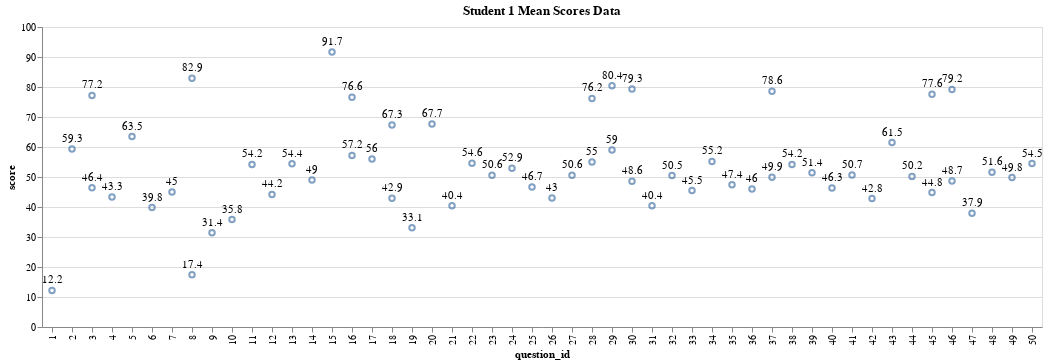

Write notebook code for a chart like this one.
### Code cell
createScoresChart(df)

### Figure 1 — Vega-Lite specification as saved in the notebook (floating-point values rounded to 4 significant figures)
{"config": {"view": {"continuousWidth": 400, "continuousHeight": 300}}, "layer": [{"mark": "point", "encoding": {"x": {"field": "question_id", "type": "nominal"}, "y": {"field": "score", "type": "quantitative"}}, "title": "Student 1 Mean Scores Data"}, {"mark": {"type": "text", "align": "center", "baseline": "bottom", "dx": 0, "dy": -5}, "encoding": {"text": {"field": "score", "type": "quantitative"}, "x": {"field": "question_id", "type": "nominal"}, "y": {"field": "score", "type": "quantitative"}}, "title": "Student 1 Mean Scores Data"}], "data": {"name": "data-6bfc2d707f5d66b8a435260594df984d"}, "$schema": "https://vega.github.io/schema/vega-lite/v4.17.0.json", "datasets": {"data-6bfc2d707f5d66b8a435260594df984d": [{"question_id": 1, "time_stamp": "11/26/22", "time_spent_min": 8.3, "misc_1a": 12.2, "misc_1b": null, "misc_1c": null, "misc_2a": null, "misc_2b": null, "misc_3a": null, "misc_3b": null, "misc_3c": null, "misc_4a": null, "misc_4b": null, "misc_5a": null, "misc_6a": null, "seq": 1, "student_id": 1.0, "score": 12.2}, {"question_id": 2, "time_stamp": "11/27/22", "time_spent_min": 3.7, "misc_1a": null, "misc_1b": 59.3, "misc_1c": null, "misc_2a": null, "misc_2b": null, "misc_3a": null, "misc_3b": null, "misc_3c": null, "misc_4a": null, "misc_4b": null, "misc_5a": null, "misc_6a": null, "seq": 2, "student_id": null, "score": 59.3}, {"question_id": 3, "time_stamp": "11/28/22", "time_spent_min": 19.8, "misc_1a": null, "misc_1b": null, "misc_1c": 46.4, "misc_2a": null, "misc_2b": null, "misc_3a": null, "misc_3b": null, "misc_3c": null, "misc_4a": null, "misc_4b": null, "misc_5a": null, "misc_6a": null, "seq": 3, "student_id": null, "score": 46.4}, {"question_id": 3, "time_stamp": "11/28/22", "time_spent_min": 19.8, "misc_1a": null, "misc_1b": null, "misc_1c": 77.2, "misc_2a": null, "misc_2b": null, "misc_3a": null, "misc_3b": null, "misc_3c": null, "misc_4a": null, "misc_4b": null, "misc_5a": null, "misc_6a": null, "seq": 4, "student_id": null, "score": 77.2}, {"question_id": 4, "time_stamp": "11/30/22", "time_spent_min": 14.5, "misc_1a": 47.6, "misc_1b": 39.0, "misc_1c": null, "misc_2a": null, "misc_2b": null, "misc_3a": null, "misc_3b": null, "misc_3c": null, "misc_4a": null, "misc_4b": null, "misc_5a": null, "misc_6a": null, "seq": 5, "student_id": null, "score": 43.3}, {"question_id": 5, "time_stamp": "12/2/22", "time_spent_min": 17.2, "misc_1a": 44.3, "misc_1b": 81.8, "misc_1c": 64.4, "misc_2a": null, "misc_2b": null, "misc_3a": null, "misc_3b": null, "misc_3c": null, "misc_4a": null, "misc_4b": null, "misc_5a": null, "misc_6a": null, "seq": 6, "student_id": null, "score": 63.5}, {"question_id": 6, "time_stamp": "12/6/22", "time_spent_min": 16.4, "misc_1a": null, "misc_1b": null, "misc_1c": null, "misc_2a": 39.8, "misc_2b": null, "misc_3a": null, "misc_3b": null, "misc_3c": null, "misc_4a": null, "misc_4b": null, "misc_5a": null, "misc_6a": null, "seq": 7, "student_id": null, "score": 39.8}, {"question_id": 7, "time_stamp": "12/7/22", "time_spent_min": 11.0, "misc_1a": null, "misc_1b": null, "misc_1c": null, "misc_2a": null, "misc_2b": 45.0, "misc_3a": null, "misc_3b": null, "misc_3c": null, "misc_4a": null, "misc_4b": null, "misc_5a": null, "misc_6a": null, "seq": 8, "student_id": null, "score": 45.0}, {"question_id": 8, "time_stamp": "12/8/22", "time_spent_min": 12.1, "misc_1a": null, "misc_1b": null, "misc_1c": null, "misc_2a": 7.6, "misc_2b": 27.1, "misc_3a": null, "misc_3b": null, "misc_3c": null, "misc_4a": null, "misc_4b": null, "misc_5a": null, "misc_6a": null, "seq": 9, "student_id": null, "score": 17.4}, {"question_id": 8, "time_stamp": "12/8/22", "time_spent_min": 12.1, "misc_1a": null, "misc_1b": null, "misc_1c": null, "misc_2a": 81.6, "misc_2b": 84.3, "misc_3a": null, "misc_3b": null, "misc_3c": null, "misc_4a": null, "misc_4b": null, "misc_5a": null, "misc_6a": null, "seq": 10, "student_id": null, "score": 82.9}, {"question_id": 9, "time_stamp": "12/11/22", "time_spent_min": 8.7, "misc_1a": null, "misc_1b": null, "misc_1c": null, "misc_2a": null, "misc_2b": null, "misc_3a": 31.4, "misc_3b": null, "misc_3c": null, "misc_4a": null, "misc_4b": null, "misc_5a": null, "misc_6a": null, "seq": 11, "student_id": null, "score": 31.4}, {"question_id": 10, "time_stamp": "12/12/22", "time_spent_min": 15.4, "misc_1a": null, "misc_1b": null, "misc_1c": null, "misc_2a": null, "misc_2b": null, "misc_3a": null, "misc_3b": 35.8, "misc_3c": null, "misc_4a": null, "misc_4b": null, "misc_5a": null, "misc_6a": null, "seq": 12, "student_id": null, "score": 35.8}, {"question_id": 11, "time_stamp": "12/13/22", "time_spent_min": 14.1, "misc_1a": null, "misc_1b": null, "misc_1c": null, "misc_2a": null, "misc_2b": null, "misc_3a": null, "misc_3b": null, "misc_3c": 54.2, "misc_4a": null, "misc_4b": null, "misc_5a": null, "misc_6a": null, "seq": 13, "student_id": null, "score": 54.2}, {"question_id": 12, "time_stamp": "12/15/22", "time_spent_min": 19.2, "misc_1a": null, "misc_1b": null, "misc_1c": null, "misc_2a": null, "misc_2b": null, "misc_3a": 52.3, "misc_3b": 36.2, "misc_3c": null, "misc_4a": null, "misc_4b": null, "misc_5a": null, "misc_6a": null, "seq": 14, "student_id": null, "score": 44.2}, {"question_id": 13, "time_stamp": "12/20/22", "time_spent_min": 14.3, "misc_1a": null, "misc_1b": null, "misc_1c": null, "misc_2a": null, "misc_2b": null, "misc_3a": 48.8, "misc_3b": 51.3, "misc_3c": 63.0, "misc_4a": null, "misc_4b": null, "misc_5a": null, "misc_6a": null, "seq": 15, "student_id": null, "score": 54.4}, {"question_id": 14, "time_stamp": "12/24/22", "time_spent_min": 8.4, "misc_1a": null, "misc_1b": null, "misc_1c": null, "misc_2a": null, "misc_2b": null, "misc_3a": null, "misc_3b": null, "misc_3c": null, "misc_4a": 49.0, "misc_4b": null, "misc_5a": null, "misc_6a": null, "seq": 16, "student_id": null, "score": 49.0}, {"question_id": 15, "time_stamp": "12/28/22", "time_spent_min": 10.5, "misc_1a": null, "misc_1b": null, "misc_1c": null, "misc_2a": null, "misc_2b": null, "misc_3a": null, "misc_3b": null, "misc_3c": null, "misc_4a": null, "misc_4b": 91.7, "misc_5a": null, "misc_6a": null, "seq": 17, "student_id": null, "score": 91.7}, {"question_id": 16, "time_stamp": "12/30/22", "time_spent_min": 5.3, "misc_1a": null, "misc_1b": null, "misc_1c": null, "misc_2a": null, "misc_2b": null, "misc_3a": null, "misc_3b": null, "misc_3c": null, "misc_4a": 63.7, "misc_4b": 50.7, "misc_5a": null, "misc_6a": null, "seq": 18, "student_id": null, "score": 57.2}, {"question_id": 16, "time_stamp": "12/30/22", "time_spent_min": 5.3, "misc_1a": null, "misc_1b": null, "misc_1c": null, "misc_2a": null, "misc_2b": null, "misc_3a": null, "misc_3b": null, "misc_3c": null, "misc_4a": 68.4, "misc_4b": 84.7, "misc_5a": null, "misc_6a": null, "seq": 19, "student_id": null, "score": 76.6}, {"question_id": 17, "time_stamp": "1/1/23", "time_spent_min": 14.3, "misc_1a": null, "misc_1b": null, "misc_1c": null, "misc_2a": null, "misc_2b": null, "misc_3a": null, "misc_3b": null, "misc_3c": null, "misc_4a": null, "misc_4b": null, "misc_5a": 56.0, "misc_6a": null, "seq": 20, "student_id": null, "score": 56.0}, {"question_id": 18, "time_stamp": "1/3/23", "time_spent_min": 16.8, "misc_1a": null, "misc_1b": null, "misc_1c": null, "misc_2a": null, "misc_2b": null, "misc_3a": null, "misc_3b": null, "misc_3c": null, "misc_4a": null, "misc_4b": null, "misc_5a": null, "misc_6a": 42.9, "seq": 21, "student_id": null, "score": 42.9}, {"question_id": 18, "time_stamp": "1/3/23", "time_spent_min": 16.8, "misc_1a": null, "misc_1b": null, "misc_1c": null, "misc_2a": null, "misc_2b": null, "misc_3a": null, "misc_3b": null, "misc_3c": null, "misc_4a": null, "misc_4b": null, "misc_5a": null, "misc_6a": 67.3, "seq": 22, "student_id": null, "score": 67.3}, {"question_id": 19, "time_stamp": "1/4/23", "time_spent_min": 3.5, "misc_1a": 38.4, "misc_1b": null, "misc_1c": null, "misc_2a": 27.8, "misc_2b": null, "misc_3a": null, "misc_3b": null, "misc_3c": null, "misc_4a": null, "misc_4b": null, "misc_5a": null, "misc_6a": null, "seq": 23, "student_id": null, "score": 33.1}, {"question_id": 20, "time_stamp": "1/6/23", "time_spent_min": 12.0, "misc_1a": 34.9, "misc_1b": 92.1, "misc_1c": null, "misc_2a": 76.2, "misc_2b": null, "misc_3a": null, "misc_3b": null, "misc_3c": null, "misc_4a": null, "misc_4b": null, "misc_5a": null, "misc_6a": null, "seq": 24, "student_id": null, "score": 67.7}, {"question_id": 21, "time_stamp": "1/7/23", "time_spent_min": 5.5, "misc_1a": 44.3, "misc_1b": 52.3, "misc_1c": null, "misc_2a": 24.4, "misc_2b": 40.8, "misc_3a": null, "misc_3b": null, "misc_3c": null, "misc_4a": null, "misc_4b": null, "misc_5a": null, "misc_6a": null, "seq": 25, "student_id": null, "score": 40.4}, {"question_id": 22, "time_stamp": "1/9/23", "time_spent_min": 19.4, "misc_1a": 58.8, "misc_1b": 56.1, "misc_1c": 52.3, "misc_2a": 59.7, "misc_2b": 55.5, "misc_3a": 26.0, "misc_3b": 90.5, "misc_3c": 83.0, "misc_4a": 63.1, "misc_4b": 41.2, "misc_5a": 37.1, "misc_6a": 32.5, "seq": 26, "student_id": null, "score": 54.6}, {"question_id": 23, "time_stamp": "1/12/23", "time_spent_min": 8.6, "misc_1a": 43.5, "misc_1b": 76.1, "misc_1c": 55.1, "misc_2a": 45.9, "misc_2b": 51.0, "misc_3a": 36.1, "misc_3b": 23.0, "misc_3c": 39.1, "misc_4a": 60.7, "misc_4b": 35.4, "misc_5a": 70.2, "misc_6a": 71.2, "seq": 27, "student_id": null, "score": 50.6}, {"question_id": 24, "time_stamp": "1/15/23", "time_spent_min": 12.3, "misc_1a": 62.0, "misc_1b": 20.1, "misc_1c": 45.8, "misc_2a": 41.3, "misc_2b": 70.2, "misc_3a": 50.4, "misc_3b": 48.7, "misc_3c": 80.1, "misc_4a": 50.4, "misc_4b": 94.9, "misc_5a": 43.3, "misc_6a": 27.2, "seq": 28, "student_id": null, "score": 52.9}, {"question_id": 25, "time_stamp": "1/17/23", "time_spent_min": 2.0, "misc_1a": 32.5, "misc_1b": 65.4, "misc_1c": 34.1, "misc_2a": 93.1, "misc_2b": 43.9, "misc_3a": 3.5, "misc_3b": 46.9, "misc_3c": 43.6, "misc_4a": 29.2, "misc_4b": 81.6, "misc_5a": 16.6, "misc_6a": 70.3, "seq": 29, "student_id": null, "score": 46.7}, {"question_id": 26, "time_stamp": "1/18/23", "time_spent_min": 5.0, "misc_1a": 46.4, "misc_1b": 42.7, "misc_1c": 49.6, "misc_2a": 27.5, "misc_2b": 51.7, "misc_3a": 58.3, "misc_3b": 40.6, "misc_3c": 15.0, "misc_4a": 55.6, "misc_4b": 77.0, "misc_5a": 24.4, "misc_6a": 27.6, "seq": 30, "student_id": null, "score": 43.0}, {"question_id": 27, "time_stamp": "1/19/23", "time_spent_min": 18.5, "misc_1a": 32.6, "misc_1b": 65.0, "misc_1c": 40.6, "misc_2a": 55.5, "misc_2b": 40.6, "misc_3a": 51.2, "misc_3b": 39.3, "misc_3c": 45.2, "misc_4a": 39.5, "misc_4b": 74.9, "misc_5a": 48.0, "misc_6a": 74.6, "seq": 31, "student_id": null, "score": 50.6}, {"question_id": 28, "time_stamp": "1/22/23", "time_spent_min": 9.8, "misc_1a": 76.1, "misc_1b": 65.4, "misc_1c": 36.3, "misc_2a": 60.5, "misc_2b": 58.0, "misc_3a": 55.6, "misc_3b": 24.5, "misc_3c": 56.8, "misc_4a": 66.8, "misc_4b": 64.0, "misc_5a": 40.2, "misc_6a": 56.3, "seq": 32, "student_id": null, "score": 55.0}, {"question_id": 28, "time_stamp": "1/22/23", "time_spent_min": 9.8, "misc_1a": 77.9, "misc_1b": 77.2, "misc_1c": 73.8, "misc_2a": 69.2, "misc_2b": 82.0, "misc_3a": 71.4, "misc_3b": 80.5, "misc_3c": 84.9, "misc_4a": 86.9, "misc_4b": 67.4, "misc_5a": 61.9, "misc_6a": 81.9, "seq": 33, "student_id": null, "score": 76.2}, {"question_id": 29, "time_stamp": "1/26/23", "time_spent_min": 7.2, "misc_1a": 68.4, "misc_1b": 79.9, "misc_1c": 44.3, "misc_2a": 65.5, "misc_2b": 37.9, "misc_3a": 71.0, "misc_3b": 39.6, "misc_3c": 49.9, "misc_4a": 34.2, "misc_4b": 74.2, "misc_5a": 78.8, "misc_6a": 64.1, "seq": 34, "student_id": null, "score": 59.0}, {"question_id": 29, "time_stamp": "1/26/23", "time_spent_min": 7.2, "misc_1a": 87.8, "misc_1b": 68.2, "misc_1c": 76.7, "misc_2a": 80.2, "misc_2b": 70.9, "misc_3a": 95.0, "misc_3b": 73.5, "misc_3c": 73.2, "misc_4a": 95.5, "misc_4b": 80.4, "misc_5a": 87.5, "misc_6a": 75.5, "seq": 35, "student_id": null, "score": 80.4}, {"question_id": 30, "time_stamp": "1/28/23", "time_spent_min": 9.9, "misc_1a": 83.6, "misc_1b": 61.5, "misc_1c": 56.6, "misc_2a": 33.6, "misc_2b": 53.1, "misc_3a": 35.7, "misc_3b": 42.6, "misc_3c": 55.0, "misc_4a": 19.5, "misc_4b": 35.1, "misc_5a": 59.1, "misc_6a": 47.4, "seq": 36, "student_id": null, "score": 48.6}, {"question_id": 30, "time_stamp": "1/28/23", "time_spent_min": 9.9, "misc_1a": 93.3, "misc_1b": 85.4, "misc_1c": 58.4, "misc_2a": 91.6, "misc_2b": 90.3, "misc_3a": 83.9, "misc_3b": 82.7, "misc_3c": 91.7, "misc_4a": 64.4, "misc_4b": 56.9, "misc_5a": 77.3, "misc_6a": 76.0, "seq": 37, "student_id": null, "score": 79.3}, {"question_id": 31, "time_stamp": "1/31/23", "time_spent_min": 19.9, "misc_1a": 39.9, "misc_1b": 46.9, "misc_1c": 39.3, "misc_2a": 23.5, "misc_2b": 44.1, "misc_3a": 39.4, "misc_3b": 79.7, "misc_3c": 60.1, "misc_4a": 41.3, "misc_4b": 39.3, "misc_5a": 27.6, "misc_6a": 4.2, "seq": 38, "student_id": null, "score": 40.4}, {"question_id": 32, "time_stamp": "2/1/23", "time_spent_min": 13.7, "misc_1a": 68.0, "misc_1b": 77.7, "misc_1c": 17.4, "misc_2a": 63.3, "misc_2b": 32.5, "misc_3a": 54.6, "misc_3b": 43.3, "misc_3c": 26.3, "misc_4a": 31.4, "misc_4b": 73.6, "misc_5a": 45.7, "misc_6a": 71.9, "seq": 39, "student_id": null, "score": 50.5}, {"question_id": 33, "time_stamp": "2/3/23", "time_spent_min": 10.6, "misc_1a": 67.3, "misc_1b": 47.3, "misc_1c": 26.3, "misc_2a": 54.0, "misc_2b": 26.1, "misc_3a": 33.4, "misc_3b": 37.7, "misc_3c": 47.0, "misc_4a": 60.0, "misc_4b": 42.0, "misc_5a": 54.8, "misc_6a": 50.4, "seq": 40, "student_id": null, "score": 45.5}, {"question_id": 34, "time_stamp": "2/5/23", "time_spent_min": 9.1, "misc_1a": 58.1, "misc_1b": 77.0, "misc_1c": 78.1, "misc_2a": 67.8, "misc_2b": 73.1, "misc_3a": 49.7, "misc_3b": 46.6, "misc_3c": 30.7, "misc_4a": 19.3, "misc_4b": 45.5, "misc_5a": 59.5, "misc_6a": 56.5, "seq": 41, "student_id": null, "score": 55.2}, {"question_id": 35, "time_stamp": "2/7/23", "time_spent_min": 19.3, "misc_1a": 39.0, "misc_1b": 80.9, "misc_1c": 46.2, "misc_2a": 61.7, "misc_2b": 71.3, "misc_3a": 13.5, "misc_3b": 54.2, "misc_3c": 47.3, "misc_4a": 60.1, "misc_4b": 35.3, "misc_5a": 30.4, "misc_6a": 29.0, "seq": 42, "student_id": null, "score": 47.4}, {"question_id": 36, "time_stamp": "2/10/23", "time_spent_min": 18.7, "misc_1a": 66.4, "misc_1b": 10.7, "misc_1c": 31.6, "misc_2a": 66.0, "misc_2b": 71.1, "misc_3a": 42.7, "misc_3b": 66.8, "misc_3c": 64.8, "misc_4a": 27.9, "misc_4b": 37.6, "misc_5a": 20.0, "misc_6a": 46.0, "seq": 43, "student_id": null, "score": 46.0}, {"question_id": 37, "time_stamp": "2/13/23", "time_spent_min": 13.1, "misc_1a": 85.9, "misc_1b": 44.6, "misc_1c": 34.5, "misc_2a": 63.6, "misc_2b": 81.7, "misc_3a": 27.1, "misc_3b": 50.3, "misc_3c": 39.4, "misc_4a": 25.3, "misc_4b": 60.4, "misc_5a": 34.9, "misc_6a": 51.0, "seq": 44, "student_id": null, "score": 49.9}, {"question_id": 37, "time_stamp": "2/13/23", "time_spent_min": 13.1, "misc_1a": 69.8, "misc_1b": 81.5, "misc_1c": 85.3, "misc_2a": 65.8, "misc_2b": 77.8, "misc_3a": 75.3, "misc_3b": 84.9, "misc_3c": 58.1, "misc_4a": 75.6, "misc_4b": 80.2, "misc_5a": 98.3, "misc_6a": 90.7, "seq": 45, "student_id": null, "score": 78.6}, {"question_id": 38, "time_stamp": "2/14/23", "time_spent_min": 12.2, "misc_1a": 43.1, "misc_1b": 49.3, "misc_1c": 27.3, "misc_2a": 57.2, "misc_2b": 80.0, "misc_3a": 62.4, "misc_3b": 27.6, "misc_3c": 65.6, "misc_4a": 86.9, "misc_4b": 30.8, "misc_5a": 54.6, "misc_6a": 65.4, "seq": 46, "student_id": null, "score": 54.2}, {"question_id": 39, "time_stamp": "2/15/23", "time_spent_min": 20.0, "misc_1a": 63.4, "misc_1b": 90.1, "misc_1c": 23.2, "misc_2a": 50.7, "misc_2b": 66.2, "misc_3a": 49.1, "misc_3b": 48.0, "misc_3c": 68.7, "misc_4a": 89.9, "misc_4b": 40.4, "misc_5a": 20.6, "misc_6a": 7.1, "seq": 47, "student_id": null, "score": 51.4}, {"question_id": 40, "time_stamp": "2/16/23", "time_spent_min": 18.0, "misc_1a": 55.5, "misc_1b": 59.8, "misc_1c": 53.6, "misc_2a": 56.7, "misc_2b": 42.4, "misc_3a": 52.3, "misc_3b": 73.1, "misc_3c": 18.0, "misc_4a": 31.7, "misc_4b": 23.2, "misc_5a": 46.6, "misc_6a": 42.7, "seq": 48, "student_id": null, "score": 46.3}, {"question_id": 41, "time_stamp": "2/17/23", "time_spent_min": 3.3, "misc_1a": 69.9, "misc_1b": 78.3, "misc_1c": 54.8, "misc_2a": 29.4, "misc_2b": 43.8, "misc_3a": 41.6, "misc_3b": 59.6, "misc_3c": 30.0, "misc_4a": 67.7, "misc_4b": 50.1, "misc_5a": 39.1, "misc_6a": 43.7, "seq": 49, "student_id": null, "score": 50.7}, {"question_id": 42, "time_stamp": "2/18/23", "time_spent_min": 11.3, "misc_1a": 27.8, "misc_1b": 34.0, "misc_1c": 24.4, "misc_2a": 32.6, "misc_2b": 48.7, "misc_3a": 54.6, "misc_3b": 49.2, "misc_3c": 35.1, "misc_4a": 10.2, "misc_4b": 84.4, "misc_5a": 77.6, "misc_6a": 34.9, "seq": 50, "student_id": null, "score": 42.8}, {"question_id": 43, "time_stamp": "2/19/23", "time_spent_min": 18.0, "misc_1a": 67.7, "misc_1b": 48.9, "misc_1c": 30.3, "misc_2a": 69.2, "misc_2b": 44.3, "misc_3a": 63.8, "misc_3b": 83.8, "misc_3c": 68.5, "misc_4a": 48.5, "misc_4b": 95.2, "misc_5a": 85.6, "misc_6a": 31.6, "seq": 51, "student_id": null, "score": 61.5}, {"question_id": 44, "time_stamp": "2/21/23", "time_spent_min": 19.5, "misc_1a": 41.1, "misc_1b": 32.6, "misc_1c": 52.3, "misc_2a": 79.4, "misc_2b": 23.0, "misc_3a": 58.7, "misc_3b": 53.6, "misc_3c": 63.9, "misc_4a": 29.9, "misc_4b": 41.8, "misc_5a": 80.8, "misc_6a": 45.9, "seq": 52, "student_id": null, "score": 50.2}, {"question_id": 45, "time_stamp": "2/22/23", "time_spent_min": 14.2, "misc_1a": 50.3, "misc_1b": 28.9, "misc_1c": 51.6, "misc_2a": 44.9, "misc_2b": 67.6, "misc_3a": 0.3, "misc_3b": 66.8, "misc_3c": 15.3, "misc_4a": 90.9, "misc_4b": 29.7, "misc_5a": 47.7, "misc_6a": 43.3, "seq": 53, "student_id": null, "score": 44.8}, {"question_id": 45, "time_stamp": "2/22/23", "time_spent_min": 14.2, "misc_1a": 64.0, "misc_1b": 61.9, "misc_1c": 77.4, "misc_2a": 78.6, "misc_2b": 76.8, "misc_3a": 90.6, "misc_3b": 94.5, "misc_3c": 69.4, "misc_4a": 76.2, "misc_4b": 98.4, "misc_5a": 72.1, "misc_6a": 71.2, "seq": 54, "student_id": null, "score": 77.6}, {"question_id": 46, "time_stamp": "2/24/23", "time_spent_min": 11.9, "misc_1a": 37.5, "misc_1b": 62.8, "misc_1c": 31.7, "misc_2a": 49.0, "misc_2b": 47.4, "misc_3a": 34.2, "misc_3b": 58.6, "misc_3c": 56.6, "misc_4a": 63.1, "misc_4b": 41.8, "misc_5a": 40.6, "misc_6a": 61.5, "seq": 55, "student_id": null, "score": 48.7}, {"question_id": 46, "time_stamp": "2/24/23", "time_spent_min": 11.9, "misc_1a": 83.4, "misc_1b": 84.1, "misc_1c": 81.6, "misc_2a": 77.5, "misc_2b": 67.3, "misc_3a": 68.6, "misc_3b": 72.7, "misc_3c": 84.8, "misc_4a": 70.6, "misc_4b": 99.6, "misc_5a": 95.1, "misc_6a": 65.6, "seq": 56, "student_id": null, "score": 79.2}, {"question_id": 47, "time_stamp": "2/25/23", "time_spent_min": 10.8, "misc_1a": 35.7, "misc_1b": 26.4, "misc_1c": 47.3, "misc_2a": 48.5, "misc_2b": 59.9, "misc_3a": 23.3, "misc_3b": 34.6, "misc_3c": 34.2, "misc_4a": 28.6, "misc_4b": 28.7, "misc_5a": 40.1, "misc_6a": 47.1, "seq": 57, "student_id": null, "score": 37.9}, {"question_id": 48, "time_stamp": "2/26/23", "time_spent_min": 8.6, "misc_1a": 70.8, "misc_1b": 51.6, "misc_1c": 44.6, "misc_2a": 39.7, "misc_2b": 64.4, "misc_3a": 31.3, "misc_3b": 26.9, "misc_3c": 54.1, "misc_4a": 63.3, "misc_4b": 61.1, "misc_5a": 57.1, "misc_6a": 54.0, "seq": 58, "student_id": null, "score": 51.6}, {"question_id": 49, "time_stamp": "3/1/23", "time_spent_min": 8.6, "misc_1a": 82.6, "misc_1b": 42.5, "misc_1c": 0.5, "misc_2a": 69.1, "misc_2b": 11.0, "misc_3a": 46.6, "misc_3b": 87.6, "misc_3c": 30.1, "misc_4a": 49.8, "misc_4b": 53.3, "misc_5a": 46.6, "misc_6a": 77.9, "seq": 59, "student_id": null, "score": 49.8}, {"question_id": 50, "time_stamp": "3/3/23", "time_spent_min": 15.2, "misc_1a": 35.8, "misc_1b": 61.6, "misc_1c": 50.8, "misc_2a": 37.1, "misc_2b": 56.8, "misc_3a": 52.7, "misc_3b": 65.3, "misc_3c": 47.1, "misc_4a": 66.7, "misc_4b": 79.7, "misc_5a": 43.6, "misc_6a": 56.6, "seq": 60, "student_id": null, "score": 54.5}]}}
